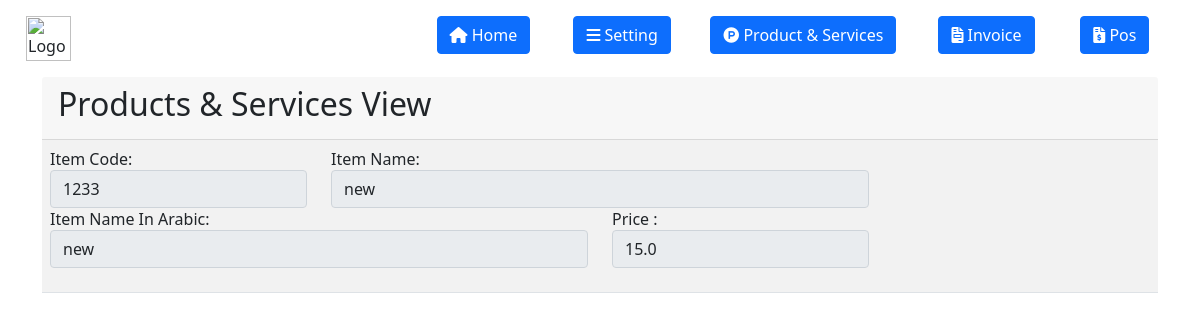
Screenshot of /product/view/4/ with the database file from the repository.
### invoice/models.py (models this page shows, shortened)
class Product(models.Model):
    item_code = models.CharField(max_length=100, null=True, blank=True)
    item_name_in_arabic = models.CharField(
        max_length=200, null=True, blank=True)
    item_name = models.CharField(max_length=200, null=True, blank=True)
    price = models.FloatField(null=True, blank=True)

### invoice/views.py (the view)
# urls.py: path('product/view/<int:id>/', views.product_view, name='product_view'),
def product_view(request, id):
    context = {'product_view': Product.objects.get(pk=id)}
    return render(request, "product/product_view.html", context)

### invoice/templates/product/product_view.html (shortened to what this page needs)
{% extends 'base.html' %}
{% load crispy_forms_tags %}
{% block content %}
<div class="container">
    <div class="card-header">
        <h2 > Products & Services View</h2>
     </div>
    <table class="table table-striped">
       <tbody>
          <tr>
             <td>
                <form action="" method="post" autocomplete="off" enctype="multipart/form-data">
                    <div class="row">
                        <div class="col-md-3">
                            <label>Item Code:</label>
                            <input type="text" class="form-control" value="{{product_view.item_code}}" readonly>
                        </div>
                        <div class="col-md-6">
                            <label>Item Name:</label>
                            <input type="text" class="form-control" value="{{product_view.item_name}}" readonly>
                        </div>
                         <div class="col-md-6">
                            <label>Item Name In Arabic:</label>
                            <input type="text" class="form-control" value="{{product_view.item_name_in_arabic}}" readonly>
                        </div>
                        <div class="col-md-3">
                            <label>Price :</label>
                            <input type="text" class="form-control" value="{{product_view.price}}" readonly>
                        </div>
                    </div>
            </form>
             </td>
            </tr>
        </tbody>
    </table>
</div>
{% endblock content %}

### rows the page displays
Product: item_code "1233", item_name "new", item_name_in_arabic "new", price "15.0"
